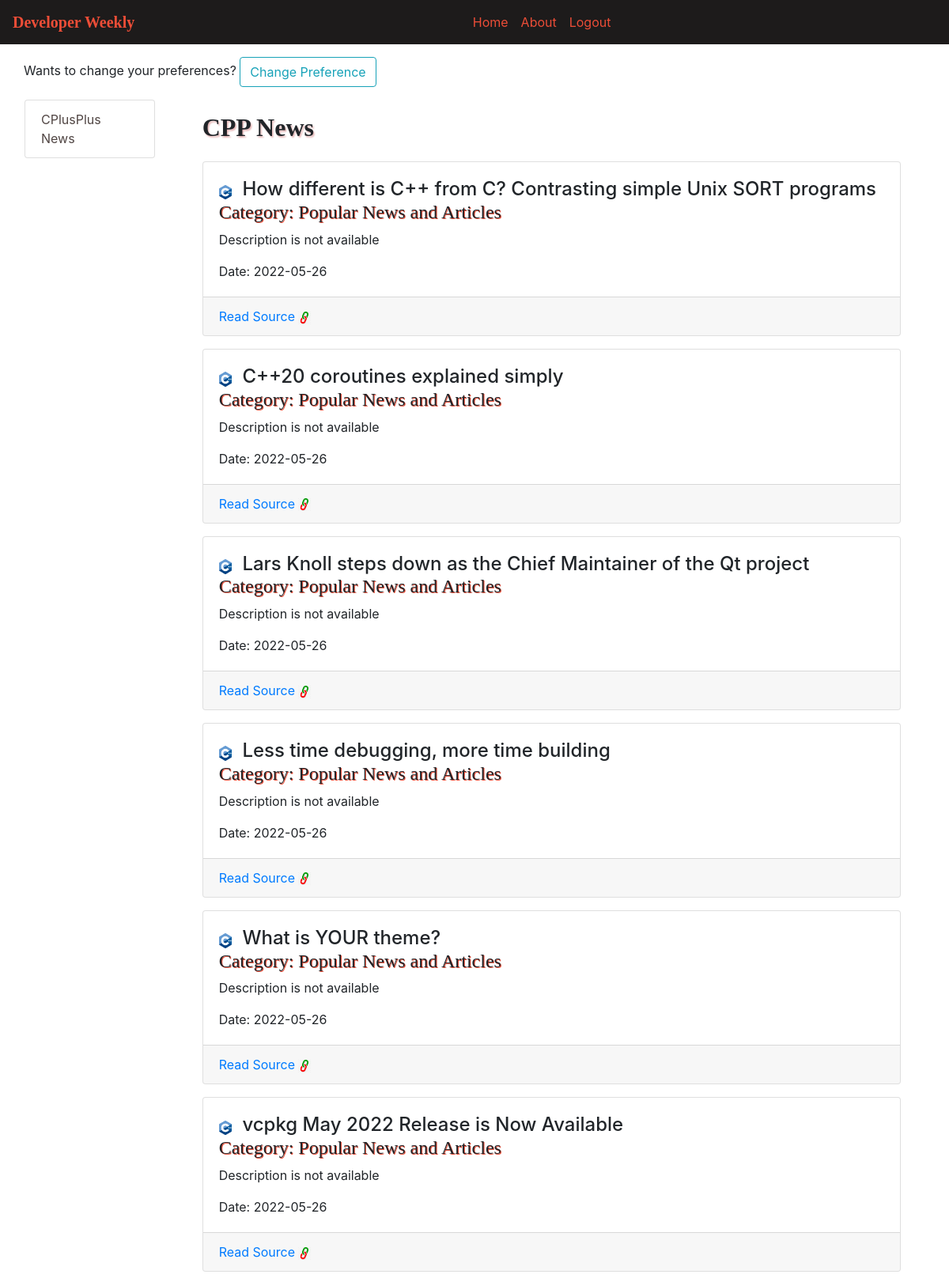
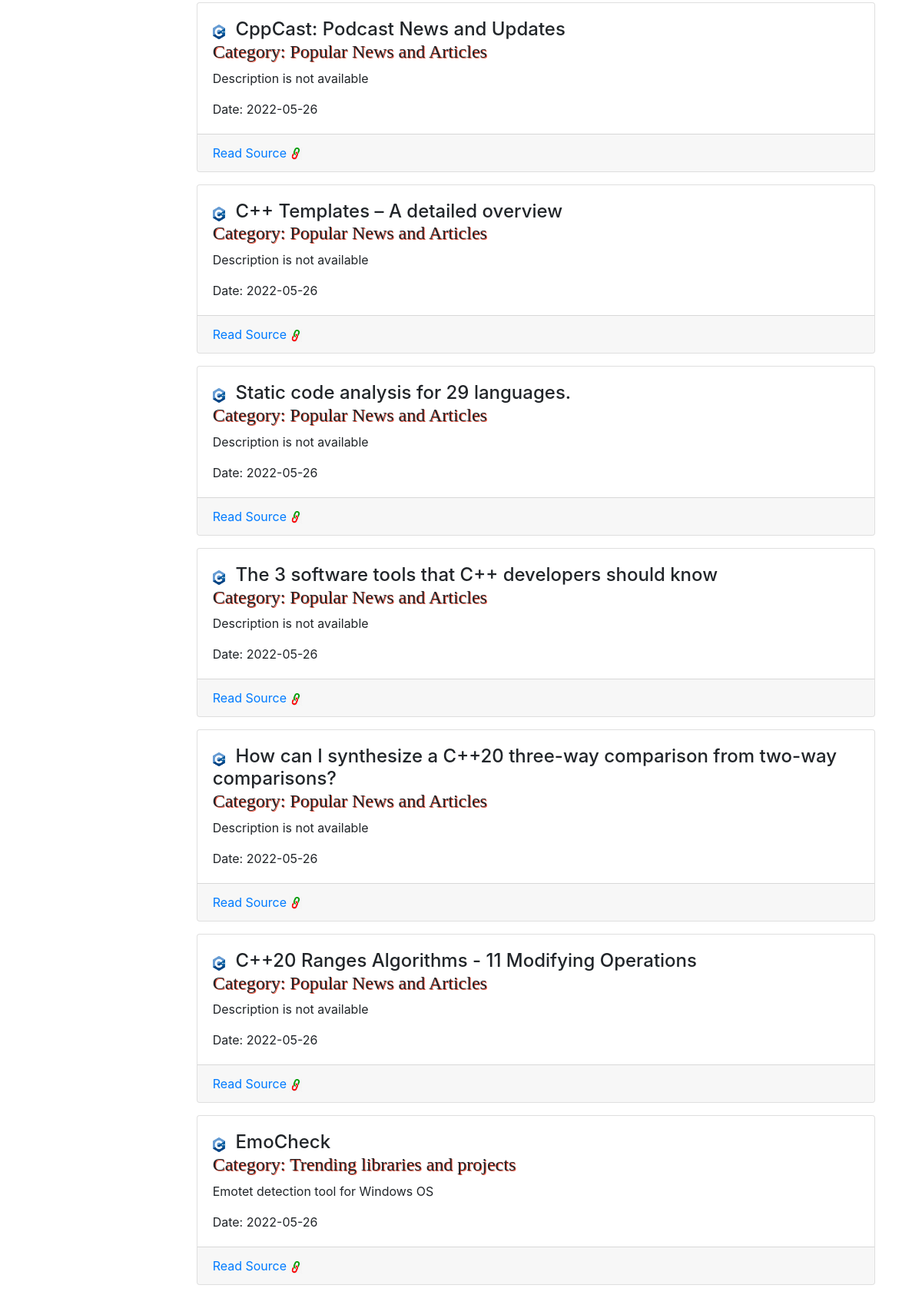
The page /dashboard (signed in, upper part) on the database its author committed (2 pictures, top to bottom).
### project_orm.py (models this page shows, shortened)
class Cplusplus_News(Base):
    __tablename__ = 'cplusplus_news'
    id = Column(Integer,primary_key=True)
    category = Column(String(255))
    topic = Column(String())
    description = Column(String())
    link = Column(String())
    created_at =  Column(DateTime,default=datetime.utcnow,nullable=False)

### app.py (the view)
@app.route('/dashboard',methods=['GET','POST'])
def dashboard():
    if session.get('isauth',False):
        sess = get_db()
        results = sess.query(UserSelection).filter(UserSelection.user==session.get('id')).first()
        if results:
            pdata=cppdata=aidata=djangodata=javadata=None
            print(results.has_python)
            if results.has_python:
                pdata = sess.query(PythonNews).all()
            if results.has_cplusplus:
                cppdata = sess.query(Cplusplus_News).all()
            if results.has_ai:
                aidata = sess.query(AI_News).all()
            if results.has_django:
                djangodata = sess.query(Django_News).all()
            if results.has_java:
                javadata = sess.query(Java_News).all()
            sess.close()
            return render_template('dashboard.html',title='News_Dashboard',
                    python_news = pdata,
                    cpp_news = cppdata,
                    ai_news=aidata,
                    django_news = djangodata,
                    java_news=javadata)
        else:
            return redirect('/home')
    else:
        return redirect('/')

### app.py (called while the page is built)
def get_db():
    engine = create_engine('sqlite:///project.sqlite')
    Session = scoped_session(sessionmaker(bind=engine))
    return Session()

### templates/dashboard.html (shortened to what this page needs)
{% extends 'base.html' %}
{% block body %}
<div class="container-fluid py-3">
  <div class="container-fluid">Wants to change your preferences?
    <a href="/change" class="btn btn-outline-info" name="preference">Change Preference</a>
  </div>
  <div class="row p-3">
    <div class="col-md-2">
      <ul class="list-group">
        {% if cpp_news %}
        <li class="list-group-item d-flex justify-content-between align-items-center">
          <a class="text"  href="/detail?f=c">CPlusPlus News</a>
        </li>
        {% endif %}
      </ul>
    </div>
    <div class="col">
      {% if cpp_news %}
      <div class="container-fluid py-3">
        <div class="row">
          <div class="col">
            <div class="container">
              <h2>CPP News</h2>
              <div class="row">
                <div class="col">
                  {% for news in cpp_news %}
                  <div class="card my-3">
                    <div class="card-body">
                      <img src="../static/images/1822px-ISO_C++_Logo.svg.png" alt="..." class="img-fluid" id="cpp_img">
                      <h4 class="card-title d-inline">{{ news.topic }}</h4>
                      <div class="card-category"><h4>Category: {{news.category}}</h4></div>
                      <p class="card-text">{{news.description}}</p>
                      <a target="blank"  class="card-link" >Date: {{news.created_at.date()}}</a>
                    </div>
                    <div class="card-footer d-flex">
                      <a target="blank" href="{{news.link}}" class="card-link" >Read Source</a>
                      <span><img src="../static/images/link.jpg" alt="..." class="img-fluid" id="link_img"></span>
                    </div>
                  </div>
                  {% endfor %}
                </div>
              </div>
            </div>
          </div>
        </div>
      </div>
      {% endif %}
    </div>
  </div>
</div>
{% endblock %}

### templates/base.html (shortened to what this page needs)
<!doctype html>
<html lang="en">
<head>
  <link rel="stylesheet" href="https://stackpath.bootstrapcdn.com/bootstrap/4.3.1/css/bootstrap.min.css">
  <link rel="stylesheet" href="https://use.fontawesome.com/releases/v5.1.1/css/all.css">
</head>
<body>
  <nav class="navbar navbar-expand-lg navbar-light bg-light">
    <a class="navbar-brand" href="#">Developer Weekly</a>
  <div class="collapse navbar-collapse" id="collapsibleNavId">
    <ul class="navbar-nav mx-auto mt-2 mt-lg-0">
      <li class="nav-item active">
        <a class="nav-link" href="/home">Home <span class="sr-only">(current)</span></a>
      </li>
      <li class="nav-item">
        <a class="nav-link" href="/about">About</a>
      </li>
      {% if session.isauth %}
        <li class="nav-item">
          <a class="nav-link" href="/logout">Logout</a>
      </li>
      {% endif %}
    </ul>
  </div>
</nav>
{% block body %}{% endblock %}
</body>
</html>

### templates/base.html (style rules this page uses)
.navbar { background-color: #1D1B1B !important; }
.navbar-brand { color:#EC4D37 !important; font-family:Georgia, 'Times New Roman', Times, serif; font-weight: bold; }
.nav-link { color: #EC4D37 !important }

### templates/dashboard.html (style rules this page uses)
.card-category { font-weight: bold; font-family: Georgia, 'Times New Roman', Times, serif; text-shadow: 1px 1px #EC4D37; }
h2 { font-weight: bold; font-family: Georgia, 'Times New Roman', Times, serif; text-shadow: 1.5px 1.5px 2px #e6b6b6; }
.list-group-item { transition: width 2s; }
.text { border-radius: 5px; color: #514644; text-decoration: none; }
#cpp_img { width: 2%; margin-right: 1% }
#link_img { width: 7%; margin-left: 4px; }

### rows shown on the page
Cplusplus_News: topic "How different is C++ from C? Contrasting simple Unix SORT programs", category "Popular News and Articles", description "Description is not available", created_at "2022-05-26"
Cplusplus_News: topic "C++20 coroutines explained simply", category "Popular News and Articles", description "Description is not available", created_at "2022-05-26"
Cplusplus_News: topic "Lars Knoll steps down as the Chief Maintainer of the Qt project", category "Popular News and Articles", description "Description is not available", created_at "2022-05-26"
Cplusplus_News: topic "Less time debugging, more time building", category "Popular News and Articles", description "Description is not available", created_at "2022-05-26"
Cplusplus_News: topic "What is YOUR theme?", category "Popular News and Articles", description "Description is not available", created_at "2022-05-26"
Cplusplus_News: topic "vcpkg May 2022 Release is Now Available", category "Popular News and Articles", description "Description is not available", created_at "2022-05-26"
Cplusplus_News: topic "CppCast: Podcast News and Updates", category "Popular News and Articles", description "Description is not available", created_at "2022-05-26"
Cplusplus_News: topic "C++ Templates – A detailed overview", category "Popular News and Articles", description "Description is not available", created_at "2022-05-26"
Cplusplus_News: topic "Static code analysis for 29 languages.", category "Popular News and Articles", description "Description is not available", created_at "2022-05-26"
Cplusplus_News: topic "The 3 software tools that C++ developers should know", category "Popular News and Articles", description "Description is not available", created_at "2022-05-26"
Cplusplus_News: topic "How can I synthesize a C++20 three-way comparison from two-way comparisons?", category "Popular News and Articles", description "Description is not available", created_at "2022-05-26"
Cplusplus_News: topic "C++20 Ranges Algorithms - 11 Modifying Operations", category "Popular News and Articles", description "Description is not available", created_at "2022-05-26"
Cplusplus_News: topic "EmoCheck", category "Trending libraries and projects", description "Emotet detection tool for Windows OS", created_at "2022-05-26"
